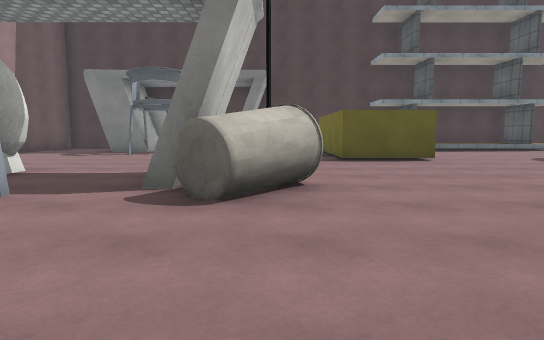
[1] (above)

20 first-person views from a walk through a Unity game level. The camera is 1.2 m above the floor, tilts 6° down and sees 75° across. The floor is counted in squares, 2 m on a side. Each view is taken from the middle of a square. On the plan, view 1 faces up. The plan holds only what a view shows up to about 10 squares ahead; the rest is blank. The place goes on beyond the plan. The player is left out. Surface patterns are stand-ins for the level's own textures.

[2]
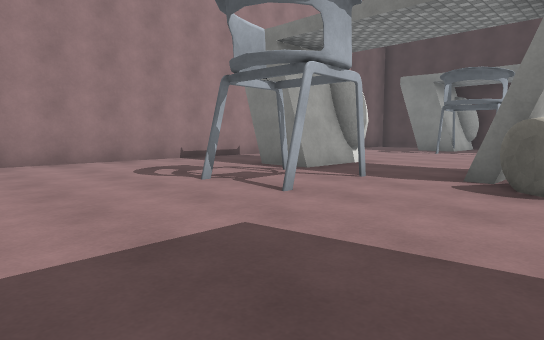

[3]
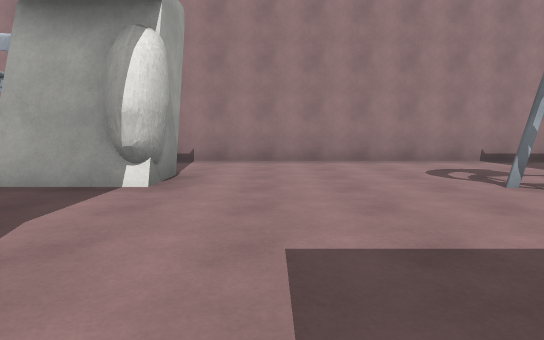

[4]
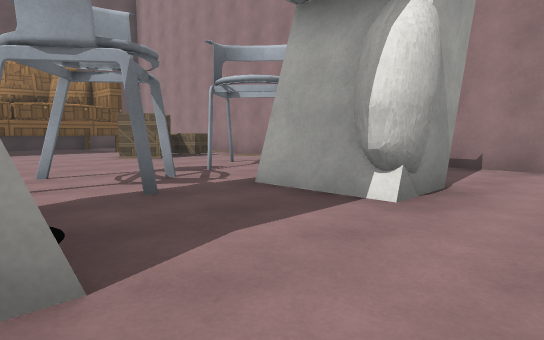

[5]
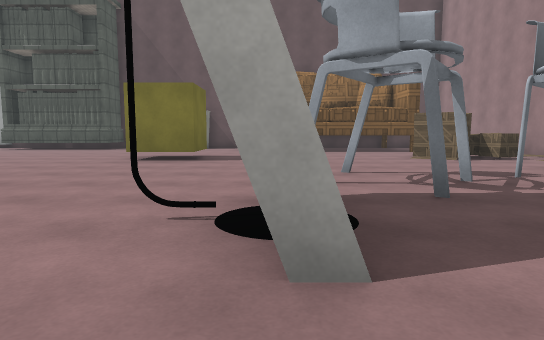

[6]
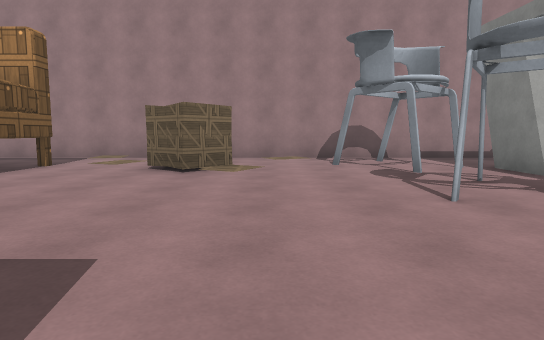

[7]
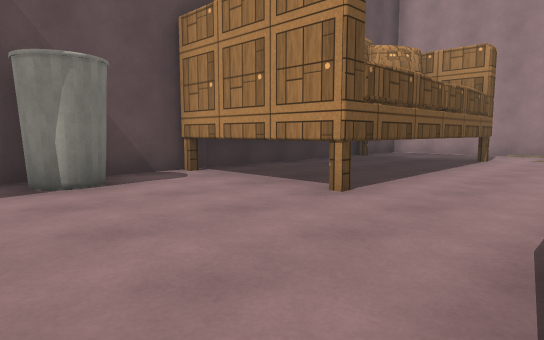

[8]
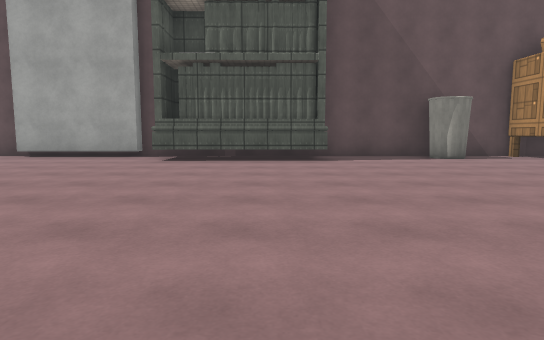

[9]
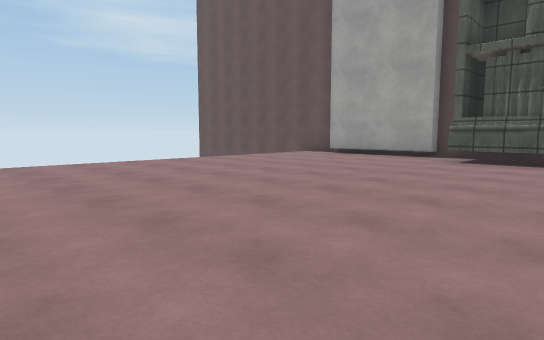

[10]
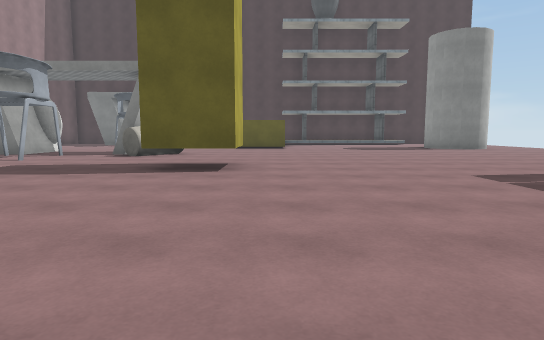

[11]
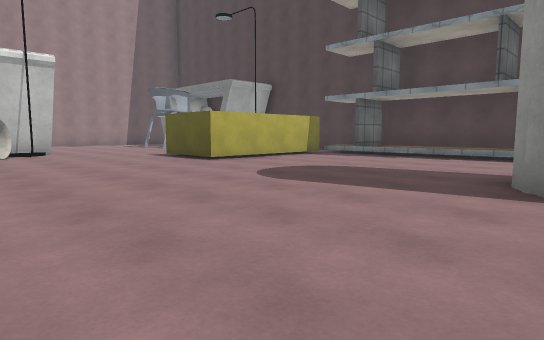

[12]
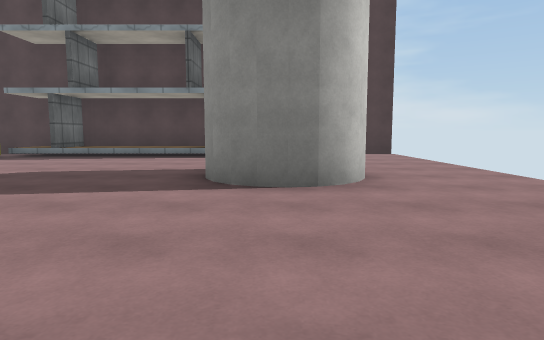

[13]
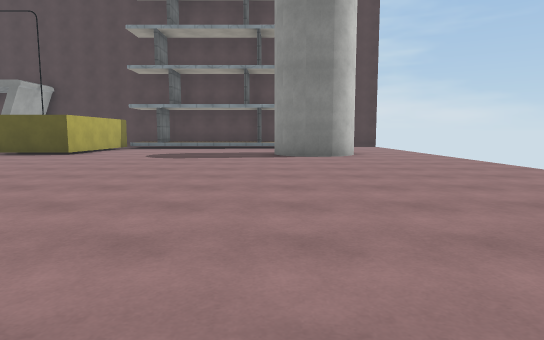

[14]
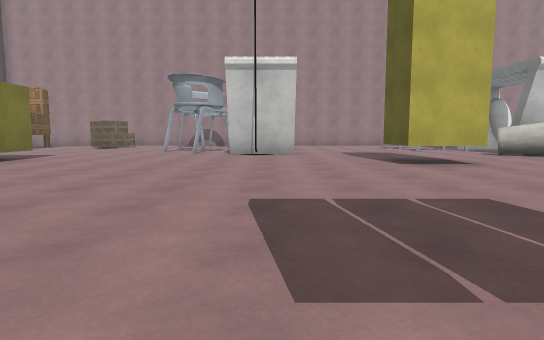

[15]
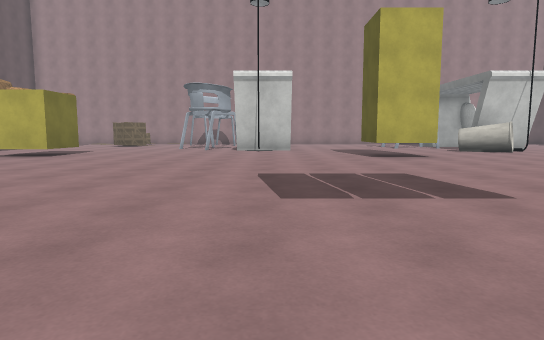

[16]
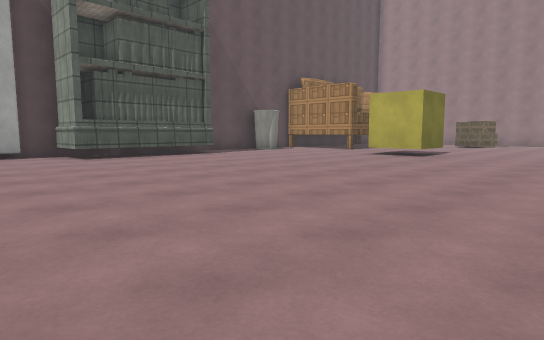

[17]
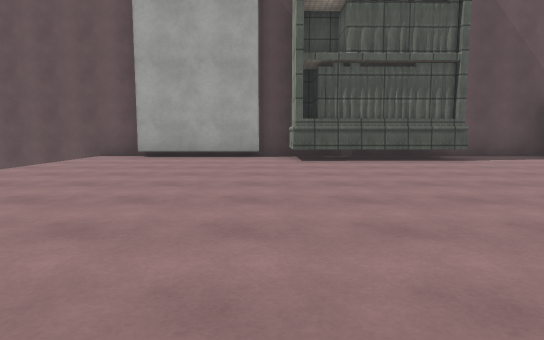

[18]
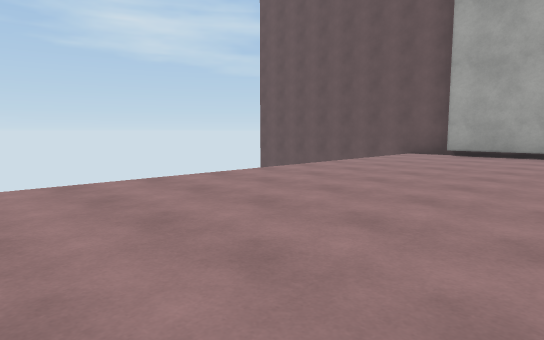

[19]
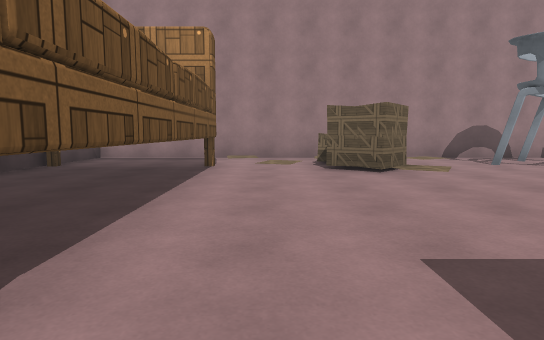

[20]
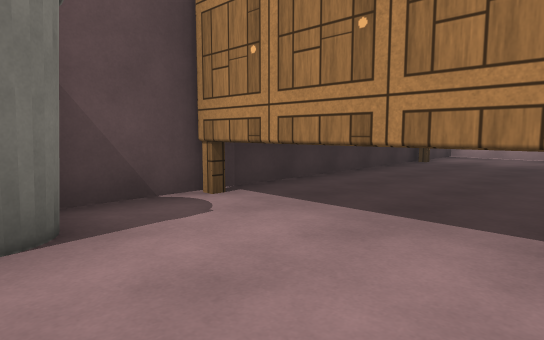

### Floor plan
Key: @ floor where view 1 was taken; # wall or solid block; x gap in a wall; . main floor; : floor 0.5 m higher than the main floor; / step, stairs or slope; = window, fence, low wall or low ledge; ^ raised ledge; C cup.
Columns run from 8 left of view 1 to 14 right of it. Each row starts with its distance up from view 1.
 14              ####
 13              #..#
 12            .:#::#
 11            #.....   ..
 10   ..#     ##......  ..
  9   ....   .##......  ..
  8   ....   .##......##..
  7    .... ..........#...
  6 #.  ..................
  5 #.. #..##.............
  4 #..##..#C.............
  3 #...##..C.............
  2 #...##...............
  1 #........ #..........
  0 #.......@##.........
 -1 #..................
 -2 #..................
 -3 #..##..#............
 -4 #..###.#...........
 -5 #.....................
 -6 #...#.#...............
 -7 #.....................
 -8 #.....................
 -9 #x^#.....##...........
-10 #/^#.....##...........
-11 #.....................
-12 #..===###.............
-13 #..     #.............
-14 #..     =.C..####.....
-15 #..######.x..####.###.#
-16         ######  ### ###

Where each view was taken, in squares from view 1:
view 1: 0 up, 0 right, facing up
view 2: 1 down, 0 right, facing up-left
view 3: 1 down, 0 right, facing left
view 4: 1 down, 1 left, facing down-left
view 5: 1 down, 1 left, facing down
view 6: 8 down, 1 right, facing left
view 7: 10 down, 3 right, facing down-left
view 8: 6 down, 6 right, facing down
view 9: 6 down, 6 right, facing down-right
view 10: 6 down, 3 right, facing up
view 11: 3 up, 10 right, facing up-left
view 12: 3 up, 10 right, facing up
view 13: 2 down, 9 right, facing up
view 14: 3 down, 9 right, facing left
view 15: 3 down, 11 right, facing left
view 16: 5 down, 11 right, facing down-left
view 17: 6 down, 9 right, facing down
view 18: 5 down, 9 right, facing down-right
view 19: 11 down, 1 right, facing left
view 20: 12 down, 2 right, facing down-left
